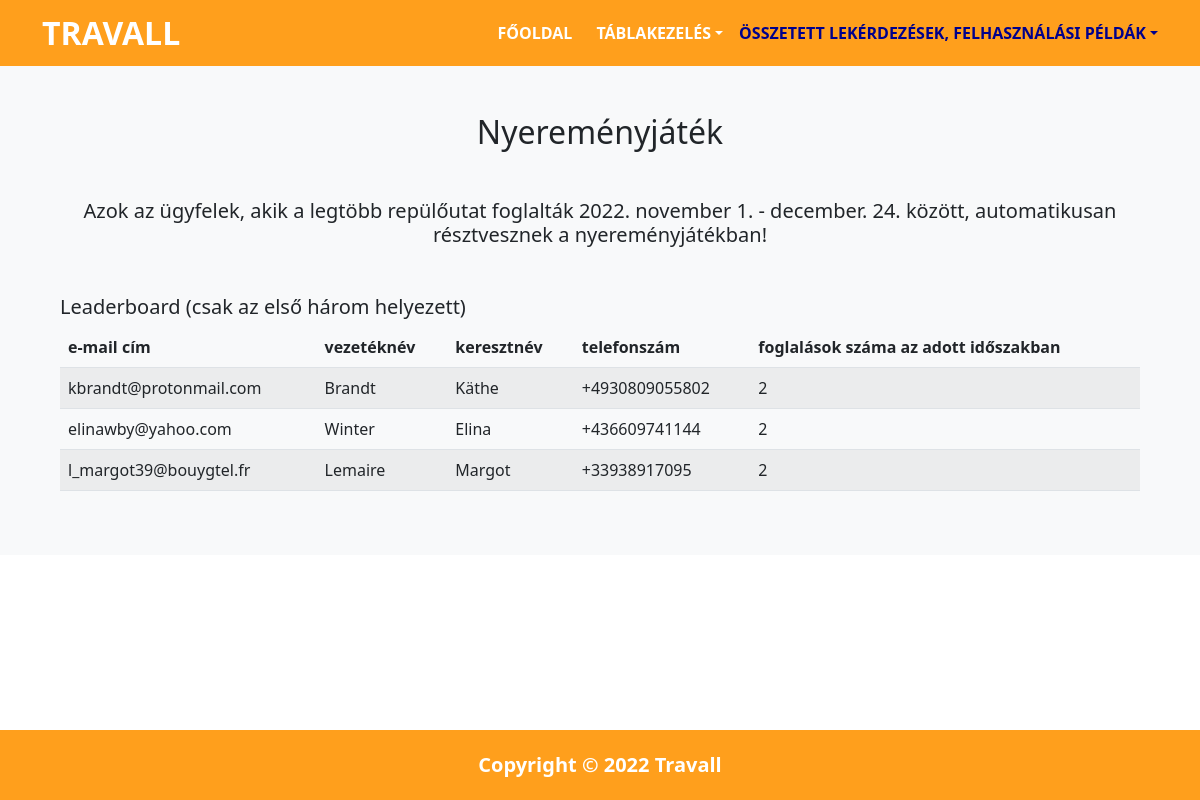
Screenshot of /competition.php with the database file from the repository.
### tables this page shows
CREATE TABLE ugyfel (
    email           VARCHAR(80)     NOT NULL,
    vezeteknev      VARCHAR(50)     NOT NULL,
    keresztnev      VARCHAR(50)     NOT NULL,
    telefonszam     VARCHAR(20)     NOT NULL,
    PRIMARY KEY (email)
);

### competition.php (the view, shortened to what this page needs)
<?php
include_once "common/functions.php";
?>
<!DOCTYPE html>
<html lang="hu">
<head>
    <link rel="stylesheet" href="assets/css/style.css" />
    <link rel="stylesheet" href="assets/css/bootstrap.css">
</head>
<body>
    <?php
    include_once "common/header.php";
    ?>
    <section class="p-5 bg-light">
        <div class="container">
            <div class="row text-center">
                <h2 class="mb-5 text-capitalize">Nyereményjáték</h2>
                <h5 class="mb-5">Azok az ügyfelek, akik a legtöbb repülőutat foglalták 2022. november 1. - december. 24. között, automatikusan résztvesznek a nyereményjátékban!</h5>
            </div>
            <div class="row">
                <h5 class="mb-2">Leaderboard (csak az első három helyezett)</h5>
            </div>
            <?php
            $winners_list = get_data_by_command("
            SELECT      ugyfel.email, ugyfel.vezeteknev, ugyfel.keresztnev, ugyfel.telefonszam, COUNT(*) AS number_of_bookings
            FROM        tartalmaz, foglalas, jarat, ugyfel
            WHERE       tartalmaz.foglalas_id = foglalas.foglalas_id AND tartalmaz.jarat_id = jarat.jarat_id AND foglalas.email = ugyfel.email
            AND 	    jarat.tipus = 'repülő' AND foglalas.l_ev = 2022 AND ((foglalas.l_honap = 11 AND foglalas.l_nap BETWEEN 1 AND 30) OR (foglalas.l_honap = 12 AND foglalas.l_nap BETWEEN 1 AND 24))
            GROUP BY    foglalas.email
            ORDER BY    COUNT(*) DESC
            LIMIT       0, 3;
            ");
            if ($winners_list === false) {
                echo '<div class="alert alert-danger text-center" role="alert">
                        Sikertelen adatbázisművelet!
                    </div>';
            } else { ?>
                    <table class="table table-striped">
                        <thead>
                            <tr>
                                <th class="col">e-mail cím</th>
                                <th class="col">vezetéknév</th>
                                <th class="col">keresztnév</th>
                                <th class="col">telefonszám</th>
                                <th class="col">foglalások száma az adott időszakban</th>
                            </tr>
                        </thead>
                        <tbody>
                            <?php
                            while ($row = mysqli_fetch_assoc($winners_list)) {
                                echo '<tr>';
                                echo '<td>' . $row['email'] . '</td>';
                                echo '<td>' . $row['vezeteknev'] . '</td>';
                                echo '<td>' . $row['keresztnev'] . '</td>';
                                echo '<td>' . $row['telefonszam'] . '</td>';
                                echo '<td>' . $row['number_of_bookings'] . '</td>';
                            }
                            ?>
                        </tbody>
                    </table>
            <?php }
            ?>
        </div>
    </section>
    <?php
    include_once "common/footer.php";
    ?>
</body>
</html>
</body>
</html>

### assets/css/style.css (style rules this page uses)
body::before { display: block; content: ''; height: 65px; }

### rows the page displays
ugyfel: email "kbrandt@protonmail.com", vezeteknev "Brandt", keresztnev "Käthe", telefonszam "+4930809055802", number_of_bookings "2"
ugyfel: email "elinawby@yahoo.com", vezeteknev "Winter", keresztnev "Elina", telefonszam "+436609741144", number_of_bookings "2"
ugyfel: email "l_margot39@bouygtel.fr", vezeteknev "Lemaire", keresztnev "Margot", telefonszam "+33938917095", number_of_bookings "2"
